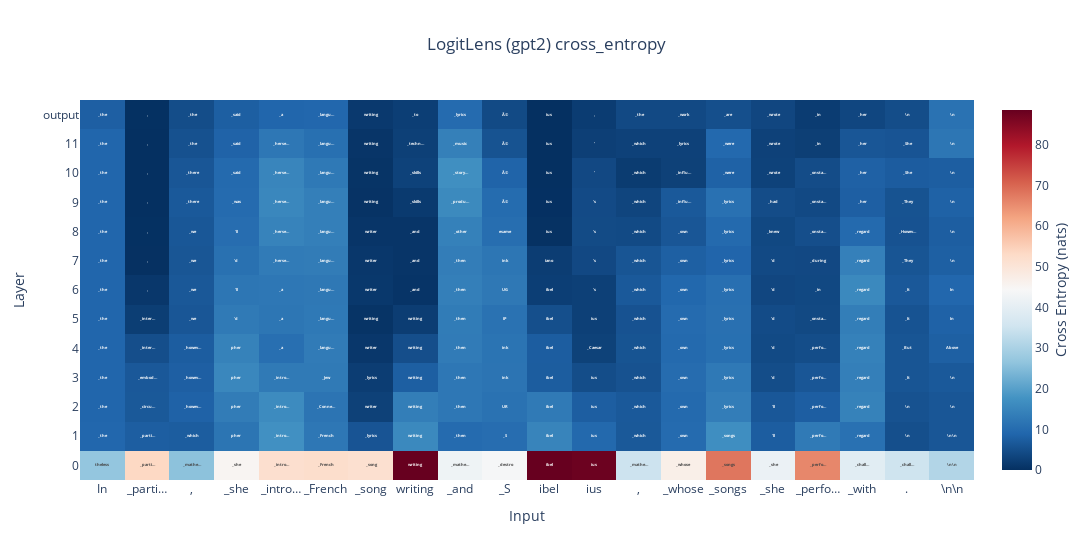

The notebook cell this image was saved under:
### Code cell
stat = 'cross_entropy'
fig = getattr(pred_traj, stat)().stride(1).figure(
        title=f"{logit_lens.__class__.__name__} ({model.name_or_path}) {stat}",
    )

fig

### Figure 1 — Plotly figure (JSON) as saved in the notebook; plotly's stock layout.template omitted (floating-point values rounded to 4 significant figures; data arrays with more than 128 entries replaced by an {"elided": "..."} marker saying what was removed)
{"data": [{"colorbar": {"title": {"side": "right", "text": "Cross Entropy (nats)"}}, "colorscale": [[0, "rgb(5,48,97)"], [0.1, "rgb(33,102,172)"], [0.2, "rgb(67,147,195)"], [0.3, "rgb(146,197,222)"], [0.4, "rgb(209,229,240)"], [0.5, "rgb(247,247,247)"], [0.6, "rgb(253,219,199)"], [0.7, "rgb(244,165,130)"], [0.8, "rgb(214,96,77)"], [0.9, "rgb(178,24,43)"], [1, "rgb(103,0,31)"]], "customdata": {"elided": "13x20x20 str values"}, "hoverlabel": {"bgcolor": "rgb(42, 42, 50)", "font": {"family": "Monospace"}}, "hovertemplate": "%{customdata[0]}%{customdata[1]}<br>%{customdata[2]}%{customdata[3]}<br>%{customdata[4]}%{customdata[5]}<br>%{customdata[6]}%{customdata[7]}<br>%{customdata[8]}%{customdata[9]}<br>%{customdata[10]}%{customdata[11]}<br>%{customdata[12]}%{customdata[13]}<br>%{customdata[14]}%{customdata[15]}<br>%{customdata[16]}%{customdata[17]}<br>%{customdata[18]}%{customdata[19]}<br><extra></extra>", "text": {"elided": "13x20 str values"}, "texttemplate": "<b>%{text}</b>", "type": "heatmap", "x": ["In", "_parti…", ",", "_she", "_intro…", "_French", "_song", "writing", "_and", "_S", "ibel", "ius", ",", "_whose", "_songs", "_she", "_perfo…", "_with", ".", "\\n\\n"], "y": ["0", "1", "2", "3", "4", "5", "6", "7", "8", "9", "10", "11", "output"], "z": {"elided": "13x20 float values"}, "zmax": 88.57, "zmin": 0.001512}], "layout": {"title": {"text": "LogitLens (gpt2) cross_entropy", "x": 0.5}, "width": 1800, "xaxis": {"title": {"text": "Input"}}, "yaxis": {"title": {"text": "Layer"}}}}
